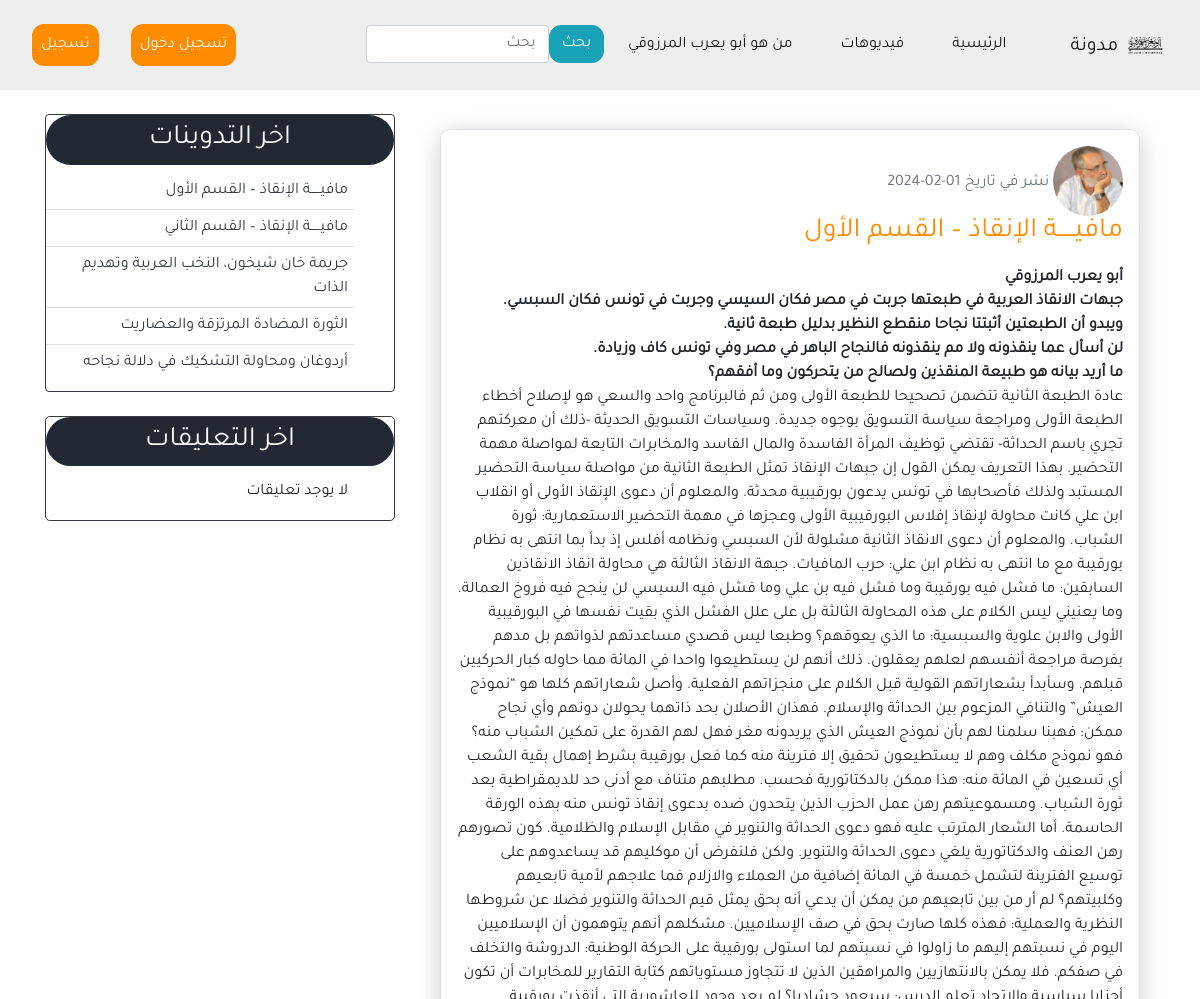
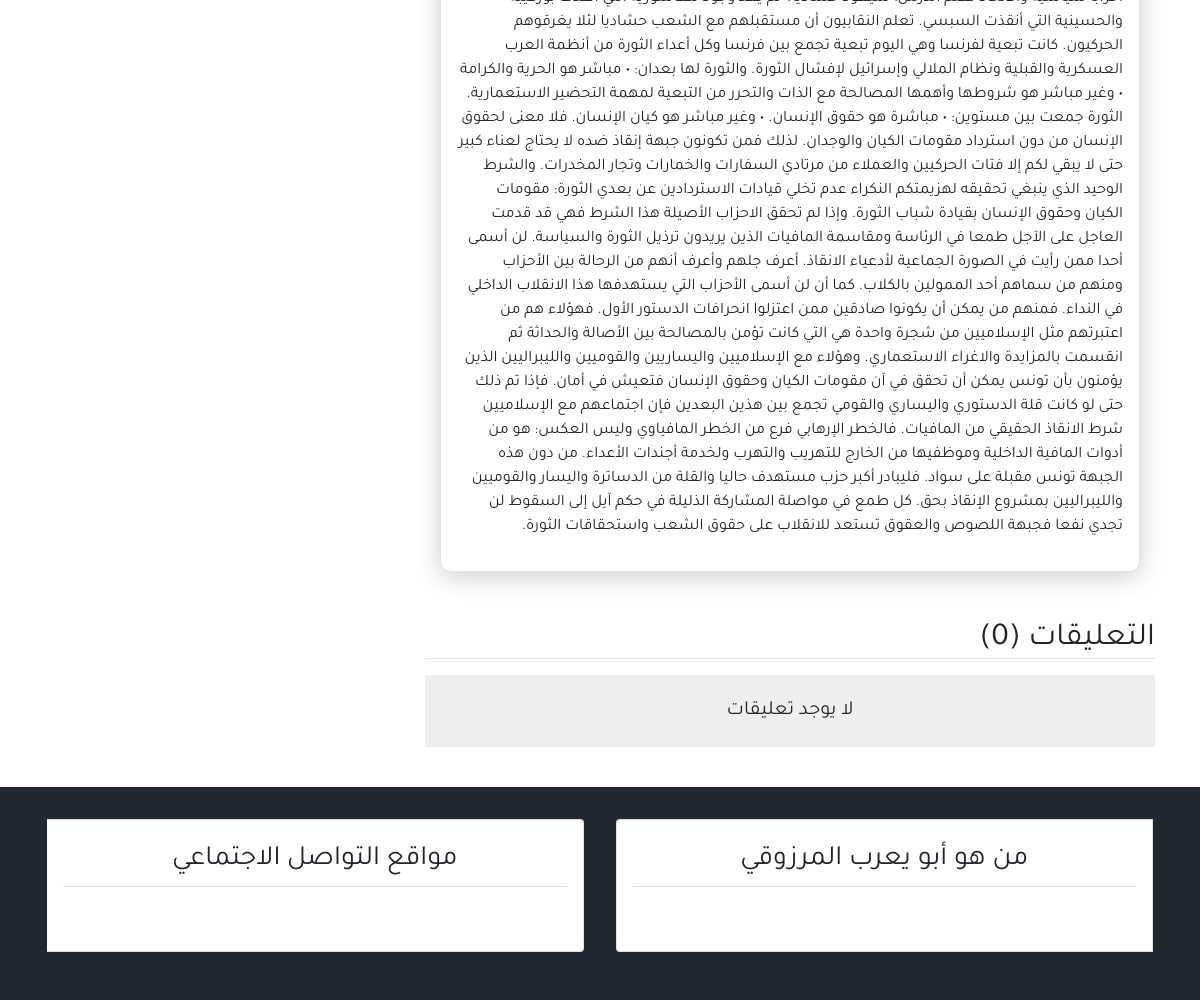
The app's page /detail/224 with its own data (2 pictures, top to bottom).
### blog/models.py (models this page shows, shortened)
class Post(models.Model):
    title=models.CharField(max_length=100)
    content=models.TextField()
    post_date=models.DateTimeField(default=timezone.now)
    Post_update=models.DateTimeField(auto_now=True)
    author=models.ForeignKey(User,on_delete=models.CASCADE)
    def __str__(self) -> str:
        return self.title
    class Meta:
        ordering=('-post_date',)

### user/models.py (models this page shows, shortened)
class Profile(models.Model):
    image=models.ImageField(default='default.png',upload_to='profile_pics')
    user=models.OneToOneField(User,on_delete=models.CASCADE)

### blog/views.py (the view)
# urls.py: path('detail/<int:post_id>',views.post_detail,name='detail'),
def post_detail(request,post_id):
    post=get_object_or_404(Post,pk=post_id)
    comments=post.comments.filter(active=True)
    comment_form=NewComment()
    New_Comment=None
    context={'title':post,
            'post':post,
            'comments':comments,
            'comment_form':comment_form,
            }
    if request.method=='POST':
        comment_form=NewComment(data=request.POST)
        if comment_form.is_valid():
            New_Comment=comment_form.save(commit=False)
            New_Comment.name = request.user.username
            New_Comment.post=post
            New_Comment.save()
            comment_form=NewComment()
    else:
        comment_form=NewComment()
    return render(request,'blog/detail.html',context)

### blog/forms.py
class NewComment(forms.ModelForm):
    class Meta:
        model=Comment
        fields=['name','body']
        name = forms.CharField(widget=forms.HiddenInput(), required=False)

### blog/templatetags/post_tag.py (called while the page is built)
@register.inclusion_tag('blog/latest_post.html')
def latest_post():
    context={
        'l_posts':Post.objects.all()[0:5]
    }
    return context

@register.inclusion_tag('blog/latest_comments.html')
def latest_comments():
    context={
        'l_comments':Comment.objects.all()[0:5]
    }
    return context

### blog/templates/blog/detail.html (shortened to what this page needs)
{% extends 'blog/base.html' %}
{% load static %}
{% block content %}
{% load crispy_forms_tags %}
    <div class="border p-3 mb-4 post">
        <img class="img-fluid rounded-circle" width="70px" src="{{post.author.profile.image.url}}" alt="">
        <span class="text-secondary">نشر في تاريخ {{ post.post_date|date:'d-m-Y' }}</span>
        <h3 class="title-of-title">{{ post.title }}</h3>
        <p>{{ post.content | safe  }}</p>
    </div>
    <h2 class="border-bottom mt-5 mb-3">التعليقات ({{ comments.count }})</h2>
    {% if comments %}
        {% for comment in comments %}
            <div class="mb-3 p-3 comment">
                <h6 class="border-bottom p-2">{{ comment.name }}<span> في {{ comment.comment_date|date:'d-m-Y' }}</span></h6>
                <p class="mb-0">{{ comment.body }}</p>
            </div>
        {% endfor %}
    {% else %}
        <div class="text-center mb-3 p-4 comment">
            <h5 class="mb-0">لا يوجد تعليقات</h5>
        </div>
    {% endif %}
{% endblock %}

### blog/templates/blog/latest_post.html
<ul class="list-group-flush latest-post">
    {% for post in l_posts %}
    <li class="list-group-item latest-post-item">
        <a class="text-dark" href="{% url 'detail' post.id %}">{{post.title}}</a>
    </li>
    {% endfor %}
</ul>

### blog/static/blog/css/main.css (style rules this page uses)
body { font-family: 'Tajawal', sans-serif; }
html,body { direction: rtl; text-align: right; }
.latest-post .latest-post-item, .latest-comment .latest-comment-item { padding: 6px; }
.latest-post li:first-child, .latest-comment li:first-child { border-top: 0; }
.latest-post li:last-child, .latest-comment li:last-child { border-bottom: 0; padding-bottom: 0; }
.comment { background-color: #EEEEEE !important; border: #222831 !important; }
.title-of-title { color: #ff8c00 !important ; }
.main-body strong { display: block!important; }

### blog/templates/blog/detail.html (style rules this page uses)
.post { background-color: #fff; box-shadow: 0 5px 25px rgba(1 1 1 / 20%); border-radius: 10px; padding: 25px; margin: 15px; transition: 0.7s ease; }

### records on screen
Post: author.profile.image (placeholder picture), post_date "01-02-2024", title "مافيـــــة الإنقاذ – القسم الأول", content "أبو يعرب المرزوقي جبهات الانقاذ العربية في طبعتها جربت في مصر فكان السيسي وجربت في تونس فكان السبسي. ويبدو أن الطبعتين أثبتتا نجاحا منقطع النظير بدليل طبعة ثانية. لن أسأل عما ينقذونه ولا مم ينقذونه فالنجاح الباهر في مصر وفي تونس كاف وزيادة. ما أريد بيانه هو طبيعة المنقذين ولصالح من يتحركون وما أفقهم؟ عادة الطبعة الثانية تتضمن تصحيحا للطبعة الأولى ومن ثم فالبرنامج واحد والسعي هو لإصلاح أخطاء الطبعة الأولى ومراجعة سياسة التسويق بوجوه جديدة. وسياسات التسويق الحديثة -ذلك أن معركتهم تجري باسم الحداثة- تقتضي توظيف المرأة الفاسدة والمال الفاسد والمخابرات التابعة لمواصلة مهمة التحضير. بهذا التعريف يمكن القول إن جبهات الإنقاذ تمثل الطبعة الثانية من مواصلة سياسة التحضير المستبد ولذلك فأصحابها في تونس…"
Post: title "مافيـــــة الإنقاذ – القسم الثاني"
Post: title "جريمة خان شيخون، النخب العربية وتهديم الذات"
Post: title "الثورة المضادة المرتزقة والعضاريت"
Post: title "أردوغان ومحاولة التشكيك في دلالة نجاحه"

### other values on screen
{{ comments.count }} "0"
